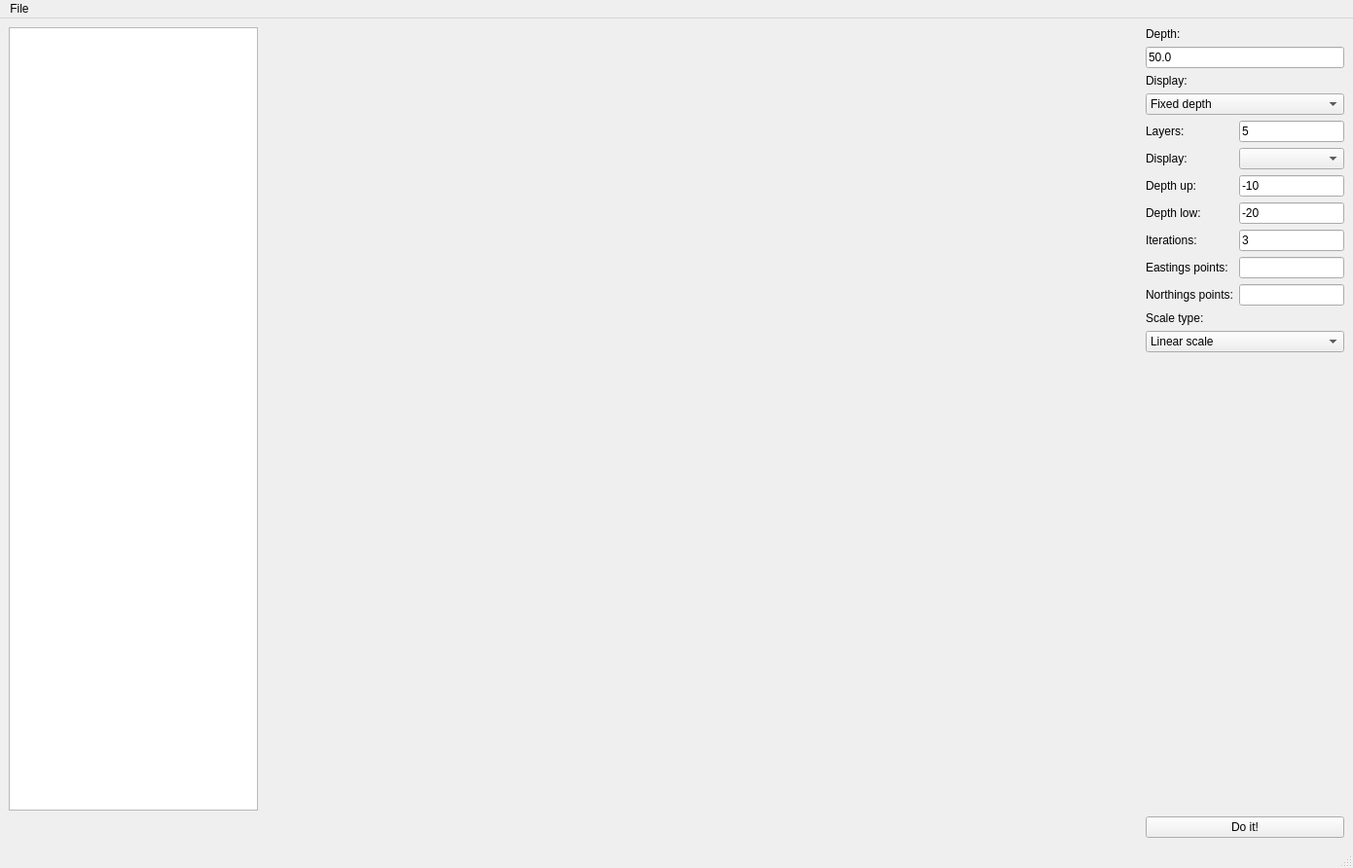
<?xml version="1.0" encoding="UTF-8"?>
<ui version="4.0">
 <class>FFTWindow</class>
 <widget class="QMainWindow" name="FFTWindow">
  <property name="geometry">
   <rect>
    <x>0</x>
    <y>0</y>
    <width>1390</width>
    <height>892</height>
   </rect>
  </property>
  <property name="windowTitle">
   <string>MainWindow</string>
  </property>
  <widget class="QWidget" name="centralwidget">
   <layout class="QGridLayout" name="gridLayout" rowstretch="0,0,0,0" columnstretch="0,1,0">
    <item row="0" column="1" rowspan="4">
     <layout class="QVBoxLayout" name="verticalLayout2DMappingCanvas"/>
    </item>
    <item row="0" column="0" rowspan="3">
     <widget class="QListWidget" name="listWidget_BathymetryTiffs"/>
    </item>
    <item row="3" column="2">
     <widget class="QPushButton" name="pushButton_StartIteration">
      <property name="text">
       <string>Do it!</string>
      </property>
     </widget>
    </item>
    <item row="0" column="2" rowspan="3">
     <layout class="QVBoxLayout" name="verticalLayout">
      <item>
       <widget class="QLabel" name="label">
        <property name="text">
         <string>Depth:</string>
        </property>
       </widget>
      </item>
      <item>
       <widget class="QLineEdit" name="lineEditDepth">
        <property name="text">
         <string>50.0</string>
        </property>
       </widget>
      </item>
      <item>
       <widget class="QLabel" name="label_6">
        <property name="text">
         <string>Display:</string>
        </property>
       </widget>
      </item>
      <item>
       <widget class="QComboBox" name="comboBox_display">
        <item>
         <property name="text">
          <string>Fixed depth</string>
         </property>
        </item>
        <item>
         <property name="text">
          <string>Layers</string>
         </property>
        </item>
        <item>
         <property name="text">
          <string>Bathymetry</string>
         </property>
        </item>
       </widget>
      </item>
      <item>
       <layout class="QGridLayout" name="gridLayout_2" columnstretch="0,0">
        <item row="5" column="1">
         <widget class="QLineEdit" name="lineEdit_eastingsSampleRate"/>
        </item>
        <item row="0" column="0">
         <widget class="QLabel" name="label_7">
          <property name="text">
           <string>Layers:</string>
          </property>
         </widget>
        </item>
        <item row="3" column="0">
         <widget class="QLabel" name="label_10">
          <property name="text">
           <string>Depth low:</string>
          </property>
         </widget>
        </item>
        <item row="1" column="1">
         <widget class="QComboBox" name="comboBoxDisplayedLayer"/>
        </item>
        <item row="3" column="1">
         <widget class="QLineEdit" name="lineEditcubeYdown">
          <property name="text">
           <string>-20</string>
          </property>
         </widget>
        </item>
        <item row="5" column="0">
         <widget class="QLabel" name="label_4">
          <property name="text">
           <string>Eastings points:</string>
          </property>
         </widget>
        </item>
        <item row="4" column="0">
         <widget class="QLabel" name="label_2">
          <property name="text">
           <string>Iterations:</string>
          </property>
         </widget>
        </item>
        <item row="4" column="1">
         <widget class="QLineEdit" name="lineEditIterations">
          <property name="text">
           <string>3</string>
          </property>
         </widget>
        </item>
        <item row="2" column="0">
         <widget class="QLabel" name="label_8">
          <property name="text">
           <string>Depth up:</string>
          </property>
         </widget>
        </item>
        <item row="1" column="0">
         <widget class="QLabel" name="label_9">
          <property name="text">
           <string>Display:</string>
          </property>
         </widget>
        </item>
        <item row="0" column="1">
         <widget class="QLineEdit" name="lineEditLayers">
          <property name="text">
           <string>5</string>
          </property>
         </widget>
        </item>
        <item row="2" column="1">
         <widget class="QLineEdit" name="lineEditcubeYup">
          <property name="text">
           <string>-10</string>
          </property>
         </widget>
        </item>
        <item row="6" column="0">
         <widget class="QLabel" name="label_5">
          <property name="text">
           <string>Northings points:</string>
          </property>
         </widget>
        </item>
        <item row="6" column="1">
         <widget class="QLineEdit" name="lineEdit_2"/>
        </item>
       </layout>
      </item>
      <item>
       <widget class="QLabel" name="label_3">
        <property name="text">
         <string>Scale type:</string>
        </property>
       </widget>
      </item>
      <item>
       <widget class="QComboBox" name="comboBox_scaleType">
        <item>
         <property name="text">
          <string>Linear scale</string>
         </property>
        </item>
        <item>
         <property name="text">
          <string>Logarithmic scale</string>
         </property>
        </item>
       </widget>
      </item>
      <item>
       <spacer name="verticalSpacer">
        <property name="orientation">
         <enum>Qt::Vertical</enum>
        </property>
        <property name="sizeHint" stdset="0">
         <size>
          <width>20</width>
          <height>40</height>
         </size>
        </property>
       </spacer>
      </item>
     </layout>
    </item>
   </layout>
  </widget>
  <widget class="QMenuBar" name="menubar">
   <property name="geometry">
    <rect>
     <x>0</x>
     <y>0</y>
     <width>1390</width>
     <height>24</height>
    </rect>
   </property>
   <widget class="QMenu" name="menuFile">
    <property name="title">
     <string>File</string>
    </property>
    <addaction name="actionImport_Bathymetry"/>
   </widget>
   <addaction name="menuFile"/>
  </widget>
  <widget class="QStatusBar" name="statusbar"/>
  <action name="actionImport_Bathymetry">
   <property name="text">
    <string>Import Bathymetry</string>
   </property>
  </action>
 </widget>
 <resources/>
 <connections/>
</ui>
